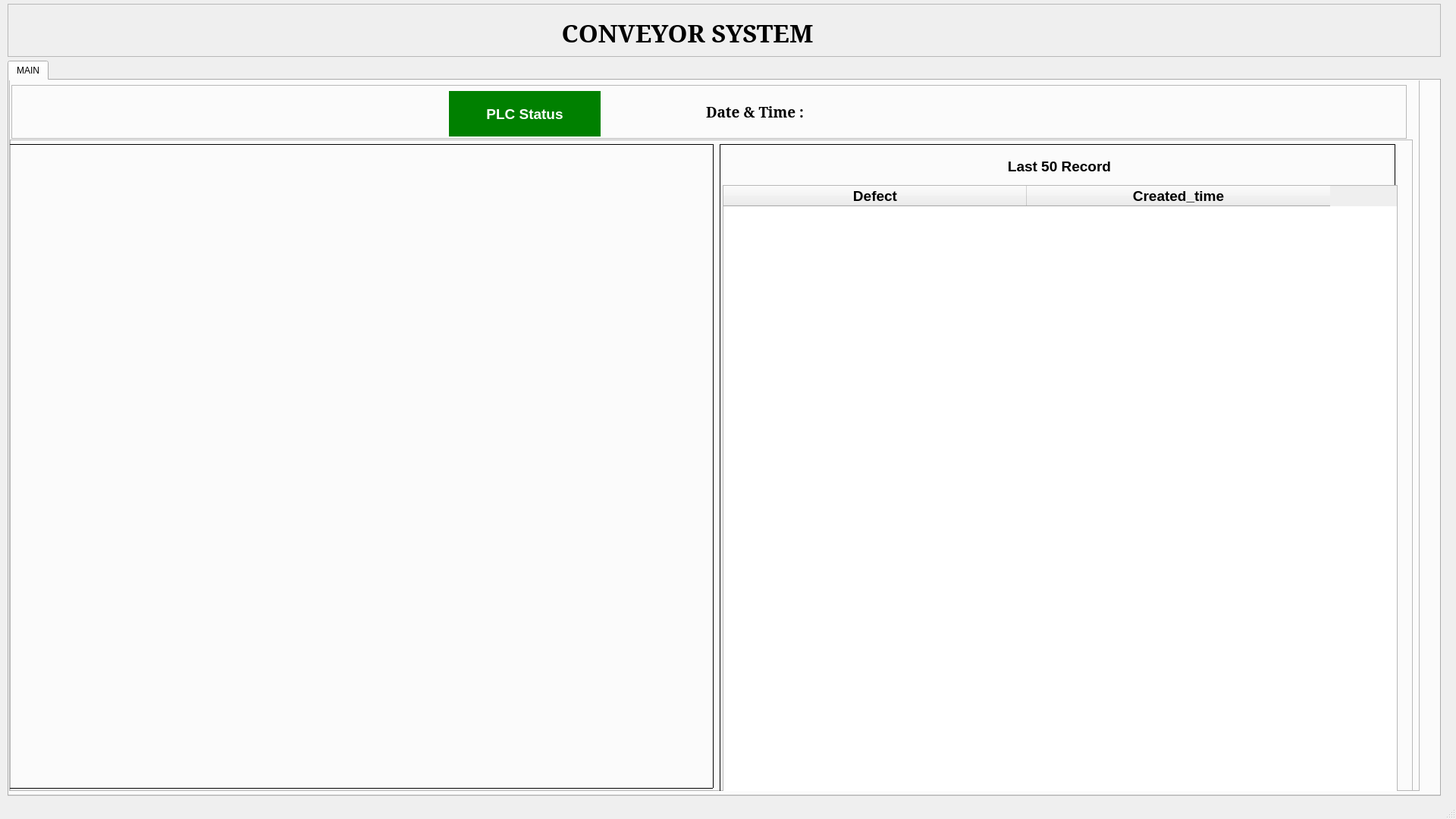
<?xml version="1.0" encoding="UTF-8"?>
<ui version="4.0">
 <class>MainWindow</class>
 <widget class="QMainWindow" name="MainWindow">
  <property name="geometry">
   <rect>
    <x>0</x>
    <y>0</y>
    <width>1920</width>
    <height>1080</height>
   </rect>
  </property>
  <property name="windowTitle">
   <string>MainWindow</string>
  </property>
  <widget class="QWidget" name="centralwidget">
   <widget class="QFrame" name="frame">
    <property name="geometry">
     <rect>
      <x>10</x>
      <y>5</y>
      <width>1890</width>
      <height>70</height>
     </rect>
    </property>
    <property name="frameShape">
     <enum>QFrame::StyledPanel</enum>
    </property>
    <property name="frameShadow">
     <enum>QFrame::Raised</enum>
    </property>
    <widget class="QLabel" name="label">
     <property name="geometry">
      <rect>
       <x>-20</x>
       <y>-10</y>
       <width>161</width>
       <height>111</height>
      </rect>
     </property>
     <property name="text">
      <string/>
     </property>
     <property name="pixmap">
      <pixmap>../../../../../../../.designer/backup/C:/INSIGHTZZ/PistonArrow_UI_7Aug/NEW_UI/LOGO/Mahindra.png</pixmap>
     </property>
     <property name="scaledContents">
      <bool>true</bool>
     </property>
    </widget>
    <widget class="QLabel" name="label_3">
     <property name="geometry">
      <rect>
       <x>428</x>
       <y>7</y>
       <width>920</width>
       <height>61</height>
      </rect>
     </property>
     <property name="font">
      <font>
       <family>Serif</family>
       <pointsize>25</pointsize>
       <weight>75</weight>
       <bold>true</bold>
      </font>
     </property>
     <property name="text">
      <string>  CONVEYOR SYSTEM</string>
     </property>
     <property name="alignment">
      <set>Qt::AlignCenter</set>
     </property>
    </widget>
    <widget class="QLabel" name="MAHINDRA">
     <property name="geometry">
      <rect>
       <x>0</x>
       <y>0</y>
       <width>150</width>
       <height>70</height>
      </rect>
     </property>
     <property name="text">
      <string/>
     </property>
     <property name="pixmap">
      <pixmap>../../../../../../../.designer/backup/C:/INSIGHTZZ/UI/ICONS/Mahindra.png</pixmap>
     </property>
     <property name="scaledContents">
      <bool>true</bool>
     </property>
    </widget>
   </widget>
   <widget class="QTabWidget" name="tabWidget">
    <property name="geometry">
     <rect>
      <x>10</x>
      <y>80</y>
      <width>1890</width>
      <height>970</height>
     </rect>
    </property>
    <property name="currentIndex">
     <number>0</number>
    </property>
    <widget class="QWidget" name="tab_3">
     <attribute name="title">
      <string>MAIN</string>
     </attribute>
     <widget class="QFrame" name="frame_2">
      <property name="geometry">
       <rect>
        <x>0</x>
        <y>-3</y>
        <width>1860</width>
        <height>940</height>
       </rect>
      </property>
      <property name="frameShape">
       <enum>QFrame::StyledPanel</enum>
      </property>
      <property name="frameShadow">
       <enum>QFrame::Raised</enum>
      </property>
      <widget class="QFrame" name="frame_4">
       <property name="geometry">
        <rect>
         <x>1</x>
         <y>81</y>
         <width>1850</width>
         <height>860</height>
        </rect>
       </property>
       <property name="frameShape">
        <enum>QFrame::StyledPanel</enum>
       </property>
       <property name="frameShadow">
        <enum>QFrame::Raised</enum>
       </property>
       <widget class="QLabel" name="IMAGE">
        <property name="geometry">
         <rect>
          <x>-42</x>
          <y>6</y>
          <width>970</width>
          <height>850</height>
         </rect>
        </property>
        <property name="frameShape">
         <enum>QFrame::Box</enum>
        </property>
        <property name="text">
         <string/>
        </property>
       </widget>
       <widget class="QLabel" name="LBL_IMG1_2">
        <property name="geometry">
         <rect>
          <x>936</x>
          <y>6</y>
          <width>891</width>
          <height>860</height>
         </rect>
        </property>
        <property name="frameShape">
         <enum>QFrame::Box</enum>
        </property>
        <property name="text">
         <string/>
        </property>
       </widget>
       <widget class="QLabel" name="label_5">
        <property name="geometry">
         <rect>
          <x>944</x>
          <y>10</y>
          <width>880</width>
          <height>50</height>
         </rect>
        </property>
        <property name="font">
         <font>
          <pointsize>14</pointsize>
          <weight>75</weight>
          <bold>true</bold>
         </font>
        </property>
        <property name="layoutDirection">
         <enum>Qt::LeftToRight</enum>
        </property>
        <property name="text">
         <string>Last 50 Record</string>
        </property>
        <property name="alignment">
         <set>Qt::AlignCenter</set>
        </property>
       </widget>
       <widget class="QTableWidget" name="tableWidget">
        <property name="geometry">
         <rect>
          <x>940</x>
          <y>60</y>
          <width>890</width>
          <height>800</height>
         </rect>
        </property>
        <property name="font">
         <font>
          <pointsize>14</pointsize>
          <weight>75</weight>
          <bold>true</bold>
         </font>
        </property>
        <attribute name="horizontalHeaderMinimumSectionSize">
         <number>100</number>
        </attribute>
        <attribute name="horizontalHeaderDefaultSectionSize">
         <number>400</number>
        </attribute>
        <attribute name="verticalHeaderMinimumSectionSize">
         <number>100</number>
        </attribute>
        <attribute name="verticalHeaderDefaultSectionSize">
         <number>100</number>
        </attribute>
        <column>
         <property name="text">
          <string>Defect</string>
         </property>
        </column>
        <column>
         <property name="text">
          <string>Created_time</string>
         </property>
        </column>
       </widget>
      </widget>
      <widget class="QFrame" name="frame_5">
       <property name="geometry">
        <rect>
         <x>3</x>
         <y>9</y>
         <width>1840</width>
         <height>71</height>
        </rect>
       </property>
       <property name="frameShape">
        <enum>QFrame::StyledPanel</enum>
       </property>
       <property name="frameShadow">
        <enum>QFrame::Raised</enum>
       </property>
       <widget class="QLabel" name="LBL_DATETIME">
        <property name="geometry">
         <rect>
          <x>839</x>
          <y>6</y>
          <width>240</width>
          <height>60</height>
         </rect>
        </property>
        <property name="font">
         <font>
          <family>Serif</family>
          <pointsize>12</pointsize>
          <weight>75</weight>
          <bold>true</bold>
         </font>
        </property>
        <property name="text">
         <string/>
        </property>
       </widget>
       <widget class="QLabel" name="label_23">
        <property name="geometry">
         <rect>
          <x>916</x>
          <y>5</y>
          <width>180</width>
          <height>60</height>
         </rect>
        </property>
        <property name="font">
         <font>
          <family>Serif</family>
          <pointsize>14</pointsize>
          <weight>75</weight>
          <bold>true</bold>
         </font>
        </property>
        <property name="text">
         <string>Date &amp; Time :</string>
        </property>
       </widget>
       <widget class="QLabel" name="PLC">
        <property name="geometry">
         <rect>
          <x>577</x>
          <y>8</y>
          <width>200</width>
          <height>60</height>
         </rect>
        </property>
        <property name="font">
         <font>
          <pointsize>14</pointsize>
          <weight>75</weight>
          <bold>true</bold>
         </font>
        </property>
        <property name="styleSheet">
         <string notr="true">background-color: green; color: white;</string>
        </property>
        <property name="text">
         <string>PLC Status</string>
        </property>
        <property name="alignment">
         <set>Qt::AlignCenter</set>
        </property>
       </widget>
       <widget class="QLabel" name="label_2">
        <property name="geometry">
         <rect>
          <x>1123</x>
          <y>10</y>
          <width>320</width>
          <height>50</height>
         </rect>
        </property>
        <property name="text">
         <string/>
        </property>
       </widget>
      </widget>
     </widget>
    </widget>
   </widget>
  </widget>
  <widget class="QStatusBar" name="statusbar"/>
 </widget>
 <resources/>
 <connections/>
</ui>
